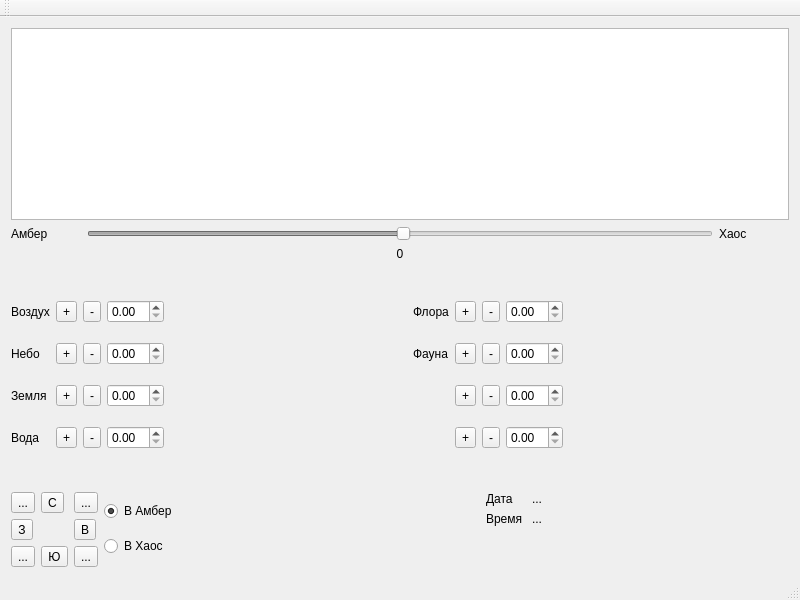
<?xml version="1.0" encoding="UTF-8"?>
<ui version="4.0">
 <class>ShadowsView</class>
 <widget class="QMainWindow" name="ShadowsView">
  <property name="geometry">
   <rect>
    <x>0</x>
    <y>0</y>
    <width>800</width>
    <height>600</height>
   </rect>
  </property>
  <property name="sizePolicy">
   <sizepolicy hsizetype="Fixed" vsizetype="Fixed">
    <horstretch>0</horstretch>
    <verstretch>0</verstretch>
   </sizepolicy>
  </property>
  <property name="minimumSize">
   <size>
    <width>800</width>
    <height>600</height>
   </size>
  </property>
  <property name="maximumSize">
   <size>
    <width>800</width>
    <height>600</height>
   </size>
  </property>
  <property name="windowTitle">
   <string>ShadowsView</string>
  </property>
  <widget class="QWidget" name="centralWidget">
   <layout class="QVBoxLayout" name="verticalLayout">
    <item>
     <widget class="QGraphicsView" name="shadowsVisualisingArea"/>
    </item>
    <item>
     <layout class="QGridLayout" name="gridLayout_3">
      <item row="0" column="0">
       <widget class="QLabel" name="label_5">
        <property name="sizePolicy">
         <sizepolicy hsizetype="Fixed" vsizetype="Preferred">
          <horstretch>0</horstretch>
          <verstretch>0</verstretch>
         </sizepolicy>
        </property>
        <property name="minimumSize">
         <size>
          <width>70</width>
          <height>0</height>
         </size>
        </property>
        <property name="maximumSize">
         <size>
          <width>70</width>
          <height>16777215</height>
         </size>
        </property>
        <property name="text">
         <string>Амбер</string>
        </property>
       </widget>
      </item>
      <item row="0" column="2">
       <widget class="QLabel" name="label_6">
        <property name="sizePolicy">
         <sizepolicy hsizetype="Fixed" vsizetype="Preferred">
          <horstretch>0</horstretch>
          <verstretch>0</verstretch>
         </sizepolicy>
        </property>
        <property name="minimumSize">
         <size>
          <width>70</width>
          <height>0</height>
         </size>
        </property>
        <property name="maximumSize">
         <size>
          <width>70</width>
          <height>16777215</height>
         </size>
        </property>
        <property name="text">
         <string>Хаос</string>
        </property>
       </widget>
      </item>
      <item row="0" column="1">
       <widget class="QSlider" name="hs_polePosition">
        <property name="enabled">
         <bool>false</bool>
        </property>
        <property name="value">
         <number>50</number>
        </property>
        <property name="orientation">
         <enum>Qt::Horizontal</enum>
        </property>
        <property name="invertedAppearance">
         <bool>false</bool>
        </property>
        <property name="invertedControls">
         <bool>false</bool>
        </property>
       </widget>
      </item>
      <item row="1" column="1">
       <widget class="QLabel" name="l_polePosition">
        <property name="text">
         <string>0</string>
        </property>
        <property name="alignment">
         <set>Qt::AlignCenter</set>
        </property>
       </widget>
      </item>
     </layout>
    </item>
    <item>
     <spacer name="horizontalSpacer_5">
      <property name="orientation">
       <enum>Qt::Horizontal</enum>
      </property>
      <property name="sizeHint" stdset="0">
       <size>
        <width>40</width>
        <height>20</height>
       </size>
      </property>
     </spacer>
    </item>
    <item>
     <layout class="QHBoxLayout" name="horizontalLayout">
      <item>
       <layout class="QGridLayout" name="gridLayout">
        <item row="0" column="3">
         <widget class="QDoubleSpinBox" name="doubleSpinBox"/>
        </item>
        <item row="1" column="3">
         <widget class="QDoubleSpinBox" name="doubleSpinBox_2"/>
        </item>
        <item row="1" column="0">
         <widget class="QLabel" name="label_2">
          <property name="text">
           <string>Небо</string>
          </property>
         </widget>
        </item>
        <item row="1" column="5">
         <spacer name="horizontalSpacer_9">
          <property name="orientation">
           <enum>Qt::Horizontal</enum>
          </property>
          <property name="sizeHint" stdset="0">
           <size>
            <width>40</width>
            <height>20</height>
           </size>
          </property>
         </spacer>
        </item>
        <item row="2" column="3">
         <widget class="QDoubleSpinBox" name="doubleSpinBox_3"/>
        </item>
        <item row="0" column="0">
         <widget class="QLabel" name="label">
          <property name="text">
           <string>Воздух</string>
          </property>
         </widget>
        </item>
        <item row="2" column="0">
         <widget class="QLabel" name="label_3">
          <property name="text">
           <string>Земля</string>
          </property>
         </widget>
        </item>
        <item row="0" column="2">
         <widget class="QToolButton" name="toolButton_2">
          <property name="text">
           <string>-</string>
          </property>
          <property name="icon">
           <iconset resource="Icons.qrc">
            <normaloff>:/icons/icons/minus-circle.png</normaloff>:/icons/icons/minus-circle.png</iconset>
          </property>
          <property name="iconSize">
           <size>
            <width>32</width>
            <height>32</height>
           </size>
          </property>
         </widget>
        </item>
        <item row="2" column="5">
         <spacer name="horizontalSpacer_2">
          <property name="orientation">
           <enum>Qt::Horizontal</enum>
          </property>
          <property name="sizeHint" stdset="0">
           <size>
            <width>40</width>
            <height>20</height>
           </size>
          </property>
         </spacer>
        </item>
        <item row="3" column="0">
         <widget class="QLabel" name="label_4">
          <property name="text">
           <string>Вода</string>
          </property>
         </widget>
        </item>
        <item row="3" column="3">
         <widget class="QDoubleSpinBox" name="doubleSpinBox_4"/>
        </item>
        <item row="0" column="1">
         <widget class="QToolButton" name="toolButton">
          <property name="text">
           <string>+</string>
          </property>
          <property name="icon">
           <iconset resource="Icons.qrc">
            <normaloff>:/icons/icons/plus-circle.png</normaloff>:/icons/icons/plus-circle.png</iconset>
          </property>
          <property name="iconSize">
           <size>
            <width>32</width>
            <height>32</height>
           </size>
          </property>
         </widget>
        </item>
        <item row="1" column="1">
         <widget class="QToolButton" name="toolButton_11">
          <property name="text">
           <string>+</string>
          </property>
          <property name="icon">
           <iconset resource="Icons.qrc">
            <normaloff>:/icons/icons/plus-circle.png</normaloff>:/icons/icons/plus-circle.png</iconset>
          </property>
          <property name="iconSize">
           <size>
            <width>32</width>
            <height>32</height>
           </size>
          </property>
         </widget>
        </item>
        <item row="3" column="2">
         <widget class="QToolButton" name="toolButton_6">
          <property name="text">
           <string>-</string>
          </property>
          <property name="icon">
           <iconset resource="Icons.qrc">
            <normaloff>:/icons/icons/minus-circle.png</normaloff>:/icons/icons/minus-circle.png</iconset>
          </property>
          <property name="iconSize">
           <size>
            <width>32</width>
            <height>32</height>
           </size>
          </property>
         </widget>
        </item>
        <item row="1" column="2">
         <widget class="QToolButton" name="toolButton_7">
          <property name="text">
           <string>-</string>
          </property>
          <property name="icon">
           <iconset resource="Icons.qrc">
            <normaloff>:/icons/icons/minus-circle.png</normaloff>:/icons/icons/minus-circle.png</iconset>
          </property>
          <property name="iconSize">
           <size>
            <width>32</width>
            <height>32</height>
           </size>
          </property>
         </widget>
        </item>
        <item row="2" column="2">
         <widget class="QToolButton" name="toolButton_12">
          <property name="text">
           <string>-</string>
          </property>
          <property name="icon">
           <iconset resource="Icons.qrc">
            <normaloff>:/icons/icons/minus-circle.png</normaloff>:/icons/icons/minus-circle.png</iconset>
          </property>
          <property name="iconSize">
           <size>
            <width>32</width>
            <height>32</height>
           </size>
          </property>
         </widget>
        </item>
        <item row="3" column="1">
         <widget class="QToolButton" name="toolButton_10">
          <property name="text">
           <string>+</string>
          </property>
          <property name="icon">
           <iconset resource="Icons.qrc">
            <normaloff>:/icons/icons/plus-circle.png</normaloff>:/icons/icons/plus-circle.png</iconset>
          </property>
          <property name="iconSize">
           <size>
            <width>32</width>
            <height>32</height>
           </size>
          </property>
         </widget>
        </item>
        <item row="2" column="1">
         <widget class="QToolButton" name="toolButton_9">
          <property name="text">
           <string>+</string>
          </property>
          <property name="icon">
           <iconset resource="Icons.qrc">
            <normaloff>:/icons/icons/plus-circle.png</normaloff>:/icons/icons/plus-circle.png</iconset>
          </property>
          <property name="iconSize">
           <size>
            <width>32</width>
            <height>32</height>
           </size>
          </property>
         </widget>
        </item>
       </layout>
      </item>
      <item>
       <spacer name="verticalSpacer_2">
        <property name="orientation">
         <enum>Qt::Vertical</enum>
        </property>
        <property name="sizeHint" stdset="0">
         <size>
          <width>20</width>
          <height>40</height>
         </size>
        </property>
       </spacer>
      </item>
      <item>
       <layout class="QGridLayout" name="gridLayout_5">
        <item row="0" column="3">
         <widget class="QDoubleSpinBox" name="doubleSpinBox_5"/>
        </item>
        <item row="1" column="3">
         <widget class="QDoubleSpinBox" name="doubleSpinBox_6"/>
        </item>
        <item row="1" column="0">
         <widget class="QLabel" name="label_7">
          <property name="text">
           <string>Фауна</string>
          </property>
         </widget>
        </item>
        <item row="1" column="5">
         <spacer name="horizontalSpacer_10">
          <property name="orientation">
           <enum>Qt::Horizontal</enum>
          </property>
          <property name="sizeHint" stdset="0">
           <size>
            <width>40</width>
            <height>20</height>
           </size>
          </property>
         </spacer>
        </item>
        <item row="2" column="3">
         <widget class="QDoubleSpinBox" name="doubleSpinBox_7"/>
        </item>
        <item row="0" column="0">
         <widget class="QLabel" name="label_8">
          <property name="text">
           <string>Флора</string>
          </property>
         </widget>
        </item>
        <item row="0" column="2">
         <widget class="QToolButton" name="toolButton_3">
          <property name="text">
           <string>-</string>
          </property>
          <property name="icon">
           <iconset resource="Icons.qrc">
            <normaloff>:/icons/icons/minus-circle.png</normaloff>:/icons/icons/minus-circle.png</iconset>
          </property>
          <property name="iconSize">
           <size>
            <width>32</width>
            <height>32</height>
           </size>
          </property>
         </widget>
        </item>
        <item row="2" column="5">
         <spacer name="horizontalSpacer_4">
          <property name="orientation">
           <enum>Qt::Horizontal</enum>
          </property>
          <property name="sizeHint" stdset="0">
           <size>
            <width>40</width>
            <height>20</height>
           </size>
          </property>
         </spacer>
        </item>
        <item row="0" column="1">
         <widget class="QToolButton" name="toolButton_4">
          <property name="text">
           <string>+</string>
          </property>
          <property name="icon">
           <iconset resource="Icons.qrc">
            <normaloff>:/icons/icons/plus-circle.png</normaloff>:/icons/icons/plus-circle.png</iconset>
          </property>
          <property name="iconSize">
           <size>
            <width>32</width>
            <height>32</height>
           </size>
          </property>
         </widget>
        </item>
        <item row="3" column="3">
         <widget class="QDoubleSpinBox" name="doubleSpinBox_8"/>
        </item>
        <item row="1" column="1">
         <widget class="QToolButton" name="toolButton_13">
          <property name="text">
           <string>+</string>
          </property>
          <property name="icon">
           <iconset resource="Icons.qrc">
            <normaloff>:/icons/icons/plus-circle.png</normaloff>:/icons/icons/plus-circle.png</iconset>
          </property>
          <property name="iconSize">
           <size>
            <width>32</width>
            <height>32</height>
           </size>
          </property>
         </widget>
        </item>
        <item row="1" column="2">
         <widget class="QToolButton" name="toolButton_8">
          <property name="text">
           <string>-</string>
          </property>
          <property name="icon">
           <iconset resource="Icons.qrc">
            <normaloff>:/icons/icons/minus-circle.png</normaloff>:/icons/icons/minus-circle.png</iconset>
          </property>
          <property name="iconSize">
           <size>
            <width>32</width>
            <height>32</height>
           </size>
          </property>
         </widget>
        </item>
        <item row="2" column="2">
         <widget class="QToolButton" name="toolButton_14">
          <property name="text">
           <string>-</string>
          </property>
          <property name="icon">
           <iconset resource="Icons.qrc">
            <normaloff>:/icons/icons/minus-circle.png</normaloff>:/icons/icons/minus-circle.png</iconset>
          </property>
          <property name="iconSize">
           <size>
            <width>32</width>
            <height>32</height>
           </size>
          </property>
         </widget>
        </item>
        <item row="3" column="2">
         <widget class="QToolButton" name="toolButton_15">
          <property name="text">
           <string>-</string>
          </property>
          <property name="icon">
           <iconset resource="Icons.qrc">
            <normaloff>:/icons/icons/minus-circle.png</normaloff>:/icons/icons/minus-circle.png</iconset>
          </property>
          <property name="iconSize">
           <size>
            <width>32</width>
            <height>32</height>
           </size>
          </property>
         </widget>
        </item>
        <item row="2" column="1">
         <widget class="QToolButton" name="toolButton_16">
          <property name="text">
           <string>+</string>
          </property>
          <property name="icon">
           <iconset resource="Icons.qrc">
            <normaloff>:/icons/icons/plus-circle.png</normaloff>:/icons/icons/plus-circle.png</iconset>
          </property>
          <property name="iconSize">
           <size>
            <width>32</width>
            <height>32</height>
           </size>
          </property>
         </widget>
        </item>
        <item row="3" column="1">
         <widget class="QToolButton" name="toolButton_17">
          <property name="text">
           <string>+</string>
          </property>
          <property name="icon">
           <iconset resource="Icons.qrc">
            <normaloff>:/icons/icons/plus-circle.png</normaloff>:/icons/icons/plus-circle.png</iconset>
          </property>
          <property name="iconSize">
           <size>
            <width>32</width>
            <height>32</height>
           </size>
          </property>
         </widget>
        </item>
       </layout>
      </item>
     </layout>
    </item>
    <item>
     <spacer name="horizontalSpacer_6">
      <property name="orientation">
       <enum>Qt::Horizontal</enum>
      </property>
      <property name="sizeHint" stdset="0">
       <size>
        <width>40</width>
        <height>20</height>
       </size>
      </property>
     </spacer>
    </item>
    <item>
     <layout class="QHBoxLayout" name="horizontalLayout_2">
      <item>
       <layout class="QGridLayout" name="gridLayout_2" rowstretch="0,0,0">
        <item row="0" column="0">
         <widget class="QToolButton" name="toolButton_18">
          <property name="text">
           <string>...</string>
          </property>
         </widget>
        </item>
        <item row="1" column="0">
         <widget class="QToolButton" name="toolButton_19">
          <property name="text">
           <string>З</string>
          </property>
         </widget>
        </item>
        <item row="2" column="1">
         <widget class="QToolButton" name="toolButton_20">
          <property name="text">
           <string>Ю</string>
          </property>
         </widget>
        </item>
        <item row="2" column="0">
         <widget class="QToolButton" name="toolButton_21">
          <property name="text">
           <string>...</string>
          </property>
         </widget>
        </item>
        <item row="1" column="2">
         <widget class="QToolButton" name="toolButton_22">
          <property name="text">
           <string>В</string>
          </property>
         </widget>
        </item>
        <item row="2" column="2">
         <widget class="QToolButton" name="toolButton_23">
          <property name="text">
           <string>...</string>
          </property>
         </widget>
        </item>
        <item row="0" column="2">
         <widget class="QToolButton" name="toolButton_24">
          <property name="text">
           <string>...</string>
          </property>
         </widget>
        </item>
        <item row="0" column="1">
         <widget class="QToolButton" name="toolButton_5">
          <property name="text">
           <string>С</string>
          </property>
         </widget>
        </item>
       </layout>
      </item>
      <item>
       <layout class="QVBoxLayout" name="verticalLayout_2">
        <item>
         <widget class="QRadioButton" name="rb_toChaos">
          <property name="text">
           <string>В Амбер</string>
          </property>
          <property name="checked">
           <bool>true</bool>
          </property>
         </widget>
        </item>
        <item>
         <widget class="QRadioButton" name="rb_toAmber">
          <property name="text">
           <string>В Хаос</string>
          </property>
         </widget>
        </item>
       </layout>
      </item>
      <item>
       <spacer name="horizontalSpacer_8">
        <property name="orientation">
         <enum>Qt::Horizontal</enum>
        </property>
        <property name="sizeHint" stdset="0">
         <size>
          <width>40</width>
          <height>20</height>
         </size>
        </property>
       </spacer>
      </item>
      <item>
       <layout class="QFormLayout" name="formLayout">
        <property name="fieldGrowthPolicy">
         <enum>QFormLayout::AllNonFixedFieldsGrow</enum>
        </property>
        <item row="0" column="0">
         <widget class="QLabel" name="label_9">
          <property name="text">
           <string>Дата</string>
          </property>
         </widget>
        </item>
        <item row="0" column="1">
         <widget class="QLabel" name="l_date">
          <property name="text">
           <string>...</string>
          </property>
         </widget>
        </item>
        <item row="1" column="0">
         <widget class="QLabel" name="label_11">
          <property name="text">
           <string>Время</string>
          </property>
         </widget>
        </item>
        <item row="1" column="1">
         <widget class="QLabel" name="l_time">
          <property name="text">
           <string>...</string>
          </property>
         </widget>
        </item>
        <item row="2" column="0">
         <spacer name="horizontalSpacer">
          <property name="orientation">
           <enum>Qt::Horizontal</enum>
          </property>
          <property name="sizeHint" stdset="0">
           <size>
            <width>40</width>
            <height>20</height>
           </size>
          </property>
         </spacer>
        </item>
        <item row="2" column="1">
         <spacer name="horizontalSpacer_3">
          <property name="orientation">
           <enum>Qt::Horizontal</enum>
          </property>
          <property name="sizeHint" stdset="0">
           <size>
            <width>40</width>
            <height>20</height>
           </size>
          </property>
         </spacer>
        </item>
       </layout>
      </item>
     </layout>
    </item>
   </layout>
  </widget>
  <widget class="QMenuBar" name="menuBar">
   <property name="geometry">
    <rect>
     <x>0</x>
     <y>0</y>
     <width>800</width>
     <height>31</height>
    </rect>
   </property>
  </widget>
  <widget class="QToolBar" name="mainToolBar">
   <attribute name="toolBarArea">
    <enum>TopToolBarArea</enum>
   </attribute>
   <attribute name="toolBarBreak">
    <bool>false</bool>
   </attribute>
  </widget>
  <widget class="QStatusBar" name="statusBar"/>
 </widget>
 <layoutdefault spacing="6" margin="11"/>
 <resources>
  <include location="Icons.qrc"/>
 </resources>
 <connections>
  <connection>
   <sender>toolButton_5</sender>
   <signal>clicked()</signal>
   <receiver>ShadowsView</receiver>
   <slot>goNorth()</slot>
   <hints>
    <hint type="sourcelabel">
     <x>68</x>
     <y>462</y>
    </hint>
    <hint type="destinationlabel">
     <x>70</x>
     <y>502</y>
    </hint>
   </hints>
  </connection>
  <connection>
   <sender>rb_toChaos</sender>
   <signal>clicked()</signal>
   <receiver>ShadowsView</receiver>
   <slot>directionAmber()</slot>
   <hints>
    <hint type="sourcelabel">
     <x>224</x>
     <y>476</y>
    </hint>
    <hint type="destinationlabel">
     <x>335</x>
     <y>479</y>
    </hint>
   </hints>
  </connection>
  <connection>
   <sender>rb_toAmber</sender>
   <signal>clicked()</signal>
   <receiver>ShadowsView</receiver>
   <slot>directionChaos()</slot>
   <hints>
    <hint type="sourcelabel">
     <x>227</x>
     <y>533</y>
    </hint>
    <hint type="destinationlabel">
     <x>316</x>
     <y>531</y>
    </hint>
   </hints>
  </connection>
 </connections>
 <slots>
  <slot>goNorth()</slot>
  <slot>directionAmber()</slot>
  <slot>directionChaos()</slot>
 </slots>
</ui>
